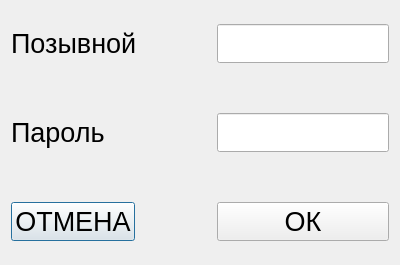
<?xml version="1.0" encoding="UTF-8"?>
<ui version="4.0">
 <class>DriverNumberDialog</class>
 <widget class="QDialog" name="DriverNumberDialog">
  <property name="geometry">
   <rect>
    <x>0</x>
    <y>0</y>
    <width>400</width>
    <height>265</height>
   </rect>
  </property>
  <property name="windowTitle">
   <string>Смена позывного</string>
  </property>
  <layout class="QFormLayout" name="formLayout">
   <property name="sizeConstraint">
    <enum>QLayout::SetMaximumSize</enum>
   </property>
   <property name="formAlignment">
    <set>Qt::AlignCenter</set>
   </property>
   <property name="verticalSpacing">
    <number>50</number>
   </property>
   <item row="0" column="0">
    <widget class="QLabel" name="label">
     <property name="sizePolicy">
      <sizepolicy hsizetype="Maximum" vsizetype="Preferred">
       <horstretch>0</horstretch>
       <verstretch>0</verstretch>
      </sizepolicy>
     </property>
     <property name="minimumSize">
      <size>
       <width>200</width>
       <height>0</height>
      </size>
     </property>
     <property name="font">
      <font>
       <pointsize>20</pointsize>
      </font>
     </property>
     <property name="text">
      <string>Позывной</string>
     </property>
    </widget>
   </item>
   <item row="1" column="0">
    <widget class="QLabel" name="label_2">
     <property name="sizePolicy">
      <sizepolicy hsizetype="Maximum" vsizetype="Preferred">
       <horstretch>0</horstretch>
       <verstretch>0</verstretch>
      </sizepolicy>
     </property>
     <property name="minimumSize">
      <size>
       <width>200</width>
       <height>0</height>
      </size>
     </property>
     <property name="font">
      <font>
       <pointsize>20</pointsize>
      </font>
     </property>
     <property name="text">
      <string>Пароль</string>
     </property>
    </widget>
   </item>
   <item row="1" column="1">
    <widget class="QLineEdit" name="passwordEdit">
     <property name="font">
      <font>
       <pointsize>20</pointsize>
      </font>
     </property>
     <property name="focusPolicy">
      <enum>Qt::ClickFocus</enum>
     </property>
     <property name="inputMask">
      <string>000000; </string>
     </property>
     <property name="keyboard" stdset="0">
      <bool>true</bool>
     </property>
    </widget>
   </item>
   <item row="2" column="0">
    <widget class="QPushButton" name="pushButton">
     <property name="sizePolicy">
      <sizepolicy hsizetype="Minimum" vsizetype="Maximum">
       <horstretch>0</horstretch>
       <verstretch>0</verstretch>
      </sizepolicy>
     </property>
     <property name="font">
      <font>
       <pointsize>20</pointsize>
      </font>
     </property>
     <property name="text">
      <string>ОТМЕНА</string>
     </property>
     <property name="icon">
      <iconset resource="UI.qrc">
       <normaloff>:/UI/images/error.png</normaloff>:/UI/images/error.png</iconset>
     </property>
     <property name="iconSize">
      <size>
       <width>32</width>
       <height>32</height>
      </size>
     </property>
    </widget>
   </item>
   <item row="2" column="1">
    <widget class="QPushButton" name="pushButton_2">
     <property name="sizePolicy">
      <sizepolicy hsizetype="Minimum" vsizetype="Maximum">
       <horstretch>0</horstretch>
       <verstretch>0</verstretch>
      </sizepolicy>
     </property>
     <property name="font">
      <font>
       <pointsize>20</pointsize>
      </font>
     </property>
     <property name="text">
      <string>ОК</string>
     </property>
     <property name="icon">
      <iconset resource="UI.qrc">
       <normaloff>:/UI/images/ok.png</normaloff>:/UI/images/ok.png</iconset>
     </property>
     <property name="iconSize">
      <size>
       <width>32</width>
       <height>32</height>
      </size>
     </property>
    </widget>
   </item>
   <item row="0" column="1">
    <widget class="QLineEdit" name="driverNumberLineEdit">
     <property name="font">
      <font>
       <pointsize>20</pointsize>
      </font>
     </property>
     <property name="focusPolicy">
      <enum>Qt::ClickFocus</enum>
     </property>
     <property name="inputMask">
      <string>000; </string>
     </property>
     <property name="keyboard" stdset="0">
      <bool>true</bool>
     </property>
    </widget>
   </item>
  </layout>
 </widget>
 <layoutdefault spacing="6" margin="11"/>
 <resources>
  <include location="UI.qrc"/>
 </resources>
 <connections>
  <connection>
   <sender>pushButton</sender>
   <signal>clicked()</signal>
   <receiver>DriverNumberDialog</receiver>
   <slot>reject()</slot>
   <hints>
    <hint type="sourcelabel">
     <x>44</x>
     <y>242</y>
    </hint>
    <hint type="destinationlabel">
     <x>44</x>
     <y>330</y>
    </hint>
   </hints>
  </connection>
  <connection>
   <sender>pushButton_2</sender>
   <signal>clicked()</signal>
   <receiver>DriverNumberDialog</receiver>
   <slot>checkPassword()</slot>
   <hints>
    <hint type="sourcelabel">
     <x>353</x>
     <y>231</y>
    </hint>
    <hint type="destinationlabel">
     <x>353</x>
     <y>310</y>
    </hint>
   </hints>
  </connection>
 </connections>
 <slots>
  <slot>checkPassword()</slot>
 </slots>
</ui>
